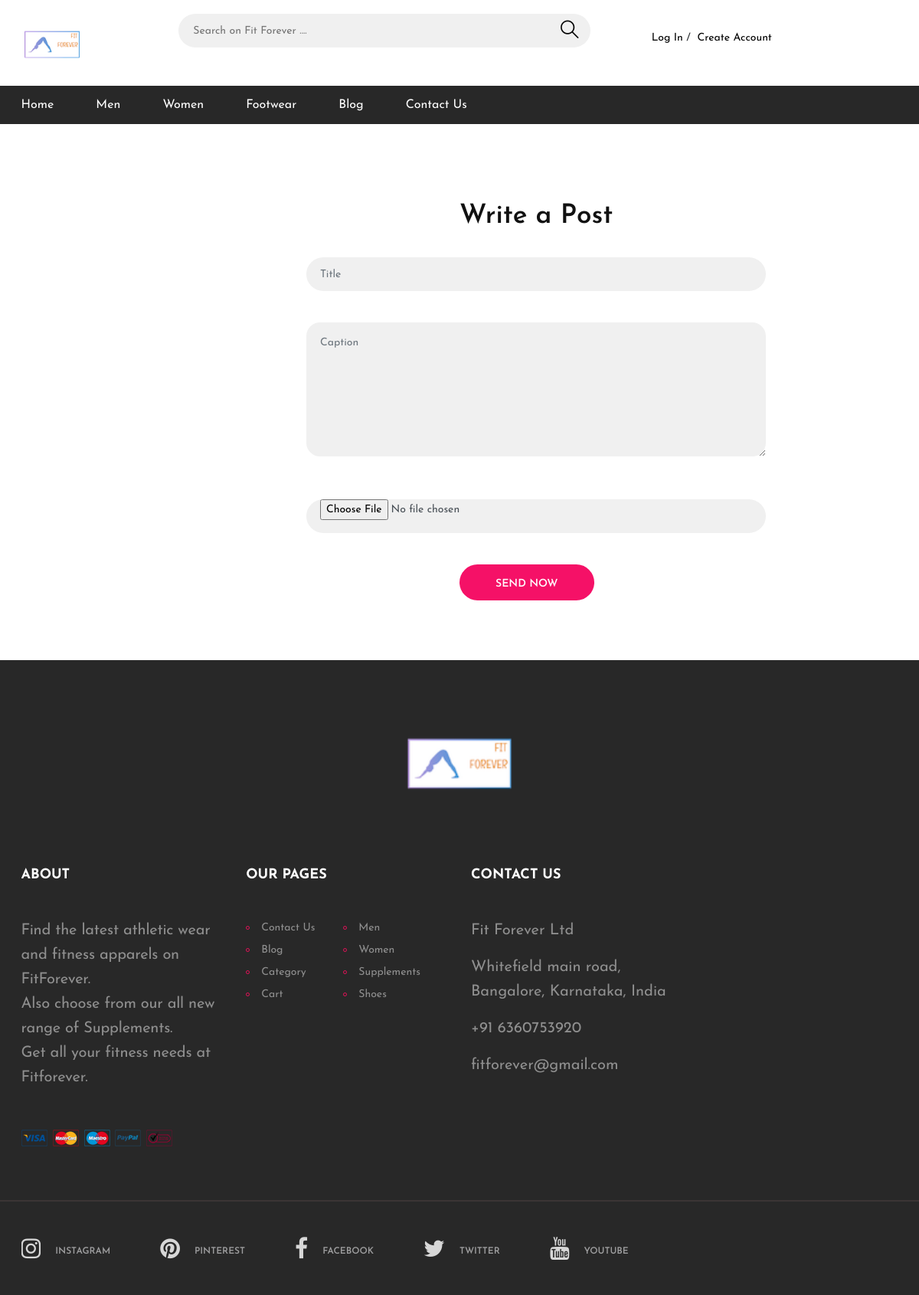
Page /write on the committed database.
### fitforever/models.py (models this page shows, shortened)
class Category(models.Model):
    category_id = models.AutoField(primary_key=True, blank=True)
    name = models.CharField(max_length=50)

### fitforever/views.py (the view)
# urls.py: path('write', views.write, name='write'),
def write(request):
    userInfo = Users.objects.filter(user_id=request.session.get('user_id')).first()
    cats = Category.objects.all()
    categories = []
    cart = Cart.objects.filter(user=userInfo)
    count = 0
    for cart in cart:
        count += 1
    for c in cats:
        sub = SubCategory.objects.filter(category=c.category_id)
        categories.append({'cat': c, 'sub': sub})
    if request.method == 'POST':
        title = request.POST['title']
        caption = request.POST['caption']
        image = request.POST['image']
        B = Blog(title=title,
                 caption=caption,
                 image=image,
                 user=userInfo)
        B.save()
        return redirect('blog')
    else:
        return render(request, 'write.html', {"categories": categories, "count": count})

### Templates/write.html (shortened to what this page needs)
<!DOCTYPE html>
<html lang="zxx">
<head>
	<link rel="stylesheet" href="static/Style/bootstrap.min.css"/>
	<link rel="stylesheet" href="/static/Style/font-awesome.min.css"/>
	<link rel="stylesheet" href="/static/Style/flaticon.css"/>
	<link rel="stylesheet" href="/static/Style/slicknav.min.css"/>
	<link rel="stylesheet" href="/static/Style/jquery-ui.min.css"/>
	<link rel="stylesheet" href="/static/Style/owl.carousel.min.css"/>
	<link rel="stylesheet" href="/static/Style/animate.css"/>
	<link rel="stylesheet" href="/static/Style/style.css"/>
</head>
<body>
	<header class="header-section">
		<div class="header-top">
			<div class="container">
				<div class="row">
					<div class="col-lg-2 text-center text-lg-left">
						<a href="{% url 'index' %}" class="site-logo">
							<img src="/static/Image/logo1.png" height="80" alt="">
						</a>
					</div>
					<div class="col-xl-6 col-lg-5">
						<form class="header-search-form" method="GET" action="search">
							<input type="text" placeholder="Search on Fit Forever ...." name="q" value="{{ request.GET.q }}">
							<button><i class="flaticon-search"></i></button>
						</form>
					</div>
					<div class="col-xl-4 col-lg-5">
						<div class="user-panel">
							<div class="up-item">
								{% if 'user_id' in request.session %}
								<a href="{% url 'account' %}"><i class="flaticon-profile"></i></a>
								<a href="{% url 'account' %}">Hello, <strong>{{request.session.last_name}}</strong></a>
								&nbsp
								<a href="{% url 'logout' %}">Logout</a>
								{% else %}
								<br>
								&nbsp;&nbsp;&nbsp;&nbsp;&nbsp;&nbsp;&nbsp;&nbsp;&nbsp;<a href="{% url 'login' %}">Log In</a>&nbsp;/&nbsp;
								<a href="{% url 'signup' %}">Create Account</a>
								{% endif %}
							</div>
						</div>
					</div>
				</div>
			</div>
		</div>
		<nav class="main-navbar">
			<div class="container">
				<ul class="main-menu">
					<li><a href="{% url 'index' %}">Home</a></li>
					{% for category in categories %}
						{% if category.sub|length != 0  %}
					<li><a href="{% url 'category' category.cat.category_id %}">{{category.cat.name}}</a>
					</li>
					{% else %}
					<li><a href="{% url 'category' category.cat.category_id %}">{{category.cat.name}}</a></li>
					{% endif %}
					{% endfor %}
					{% if 'user_id' in request.session %}
					<li><a href="{% url 'cart' %}">Your Cart</a></li>
					<li><a href="{% url 'blog' %}">Blog</a>
						<ul class="sub-menu">
							<li><a href="{% url 'blog' %}">Read Blogs</a></li>
							<li><a href="{% url 'write' %}">Write a Blog</a></li>
						</ul>
					</li>
					<li><a href="{% url 'contact' %}">Contact Us</a></li>
					{% else %}
					<li><a href="{% url 'blog' %}">Blog</a>
					</li>
					<li><a href="{% url 'contact' %}">Contact Us</a></li>
					{% endif %}
				</ul>
			</div>
		</nav>
	</header>
	<section class="hero-section">
			<div class="User-box">
            	<h1>Write a Post</h1>
        		<div class="form">
           			<form class="write-form" method="post" action="write">
						<br>
               			<div class="form-row">
				   			<div class="col">
      							<input type="text" class="form-control" placeholder="Title" name="title" >
    						</div>
			   			</div>
						<br>
               			<div class="form-row">
				   			<div class="col">
                        		<textarea class="form-control" placeholder="Caption" name="caption"></textarea>
                   			</div>
			   			</div>
						<br>
              			 <div class="form-row">
				   			<div class="col">
                        		<input type="file" class="form-control" placeholder="Image" name="image">
                  			 </div>
			  			 </div>
						<br>
						 <button type="submit" class="site-btn send">SEND NOW</button>
           			</form>
				<br>
      			</div>
			</div>
	</section>
	<section class="footer-section">
		<div class="container">
			<div class="footer-logo text-center">
				<a href="index.html"><img src="/static/Image/logo1.png" height="150" alt=""></a>
			</div>
			<div class="row">
				<div class="col-lg-3 col-sm-6">
					<div class="footer-widget about-widget">
						<h2>About</h2>
						<p>Find the latest athletic wear and fitness apparels on FitForever.<br> Also choose from our all new range of Supplements.<br> Get all your fitness needs at Fitforever. </p>
						<img src="/static/Image/cards.png" alt="">
					</div>
				</div>
				<div class="col-lg-3 col-sm-6">
					<div class="footer-widget about-widget">
						<h2>Our Pages</h2>
						<ul>
							<li><a href="{% url 'contact' %}">Contact Us</a></li>
							<li><a href="{% url 'blog' %}">Blog</a></li>
							<li><a href="#">Category</a></li>
							<li><a href="{% url 'cart' %}">Cart</a></li>
						</ul>
						<ul>
							<li><a href="#">Men</a></li>
							<li><a href="#">Women</a></li>
							<li><a href="#">Supplements</a></li>
							<li><a href="#">Shoes</a></li>
						</ul>
					</div>
				</div>
				<div class="col-lg-3 col-sm-6">
					<div class="footer-widget contact-widget">
						<h2>Contact Us</h2>
						<div class="con-info">
							<p>Fit Forever Ltd </p>
						</div>
						<div class="con-info">
							<p>Whitefield main road, Bangalore, Karnataka, India </p>
						</div>
						<div class="con-info">
							<p>+91 6360753920</p>
						</div>
						<div class="con-info">
							<p>fitforever@gmail.com</p>
						</div>
					</div>
				</div>
			</div>
		</div>
		<div class="social-links-warp">
			<div class="container">
				<div class="social-links">
					<a href="https://www.instagram.com/" class="instagram"><i class="fa fa-instagram"></i><span>instagram</span></a>
					<a href="https://in.pinterest.com/" class="pinterest"><i class="fa fa-pinterest"></i><span>pinterest</span></a>
					<a href="https://www.facebook.com/" class="facebook"><i class="fa fa-facebook"></i><span>facebook</span></a>
					<a href="https://twitter.com/" class="twitter"><i class="fa fa-twitter"></i><span>twitter</span></a>
					<a href="https://www.youtube.com/" class="youtube"><i class="fa fa-youtube"></i><span>youtube</span></a>
				</div>
</div>
		</div>
	</section>
  </body>
  </html>

### static/Style/style.css (style rules this page uses)
html, body { height: 100%; width: 100%; font-family: 'Josefin Sans', sans-serif; -webkit-font-smoothing: antialiased; font-smoothing: antialiased; }
h1, h2, h3, h4, h5, h6 { margin-left: 000px; color: #111111; font-weight: 600; }
h1 { font-size: 35px; margin-left: 600px; margin-top: 100px; }
h2 { font-size: 36px; }
p { font-size: 20px; color: #585858; line-height: 1.6; }
img { max-width: 100%; }
ul, ol { padding: 0; margin: 0; }
.site-btn { display: inline-block; border: none; font-size: 14px; font-weight: 600; min-width: 167px; padding: 18px 47px 14px; border-radius: 50px; text-transform: uppercase; background: #f51167; color: #fff; line-height: normal; cursor: pointer; text-align: center; }
.header-top { padding: 18px 0 14px; }
.site-logo { display: inline-block; }
.header-search-form { width: 100%; position: relative; padding: 0 10px; }
.header-search-form input { width: 100%; height: 44px; font-size: 14px; border-radius: 50px; border: none; padding: 0 19px; background: #f0f0f0; }
.header-search-form button { position: absolute; height: 100%; right: 18px; top: 0; font-size: 26px; color: #000; border: none; cursor: pointer; background-color: transparent; }
.user-panel .up-item { display: inline-block; font-size: 14px; }
.user-panel .up-item a { font-size: 14px; color: #000; }
.user-panel .up-item:first-child { margin-right: 29px; }
.main-navbar { background: #282828; }
.main-menu { list-style: none; }
.main-menu li { display: inline-block; position: relative; }
.main-menu li a { display: inline-block; font-size: 16px; color: #ffffff; margin-right: 50px; line-height: 1; padding: 17px 0; position: relative; }
.hero-section { padding-bottom: 54px; }
.footer-section { background: #282828; padding-top: 60px; }
.footer-logo { padding-bottom: 60px; }
.footer-widget { margin-bottom: 70px; overflow: hidden; }
.footer-widget h2 { font-size: 18px; font-weight: 700; text-transform: uppercase; color: #fff; margin-bottom: 45px; }
.footer-widget p { color: #8f8f8f; }
.footer-widget.about-widget p { margin-bottom: 50px; letter-spacing: -0.01em; }
.footer-widget ul { list-style: none; float: left; margin-right: 37px; }
.footer-widget ul:last-child { margin-right: 0; }
.footer-widget ul li a { display: inline-block; position: relative; padding-left: 20px; font-size: 14px; color: #8f8f8f; margin-bottom: 6px; }
.footer-widget ul li a:after { position: absolute; content: ""; width: 5px; height: 5px; left: 0; top: 8px; border: 1px solid #ec105a; border-radius: 50%; -webkit-transition: all 0.2s; -o-transition: all 0.2s; transition: all 0.2s; }
.social-links-warp { border-top: 2px solid #3b3535; padding: 46px 0; }
.social-links a { margin-right: 60px; display: inline-block; }
.social-links a:last-child { margin-right: 0; }
.social-links a i { font-size: 30px; color: #d7d7d7; float: left; margin-right: 19px; overflow: hidden; -webkit-transition: all 0.3s; -o-transition: all 0.3s; transition: all 0.3s; }
.social-links a span { display: inline-block; font-size: 12px; font-weight: 600; text-transform: uppercase; color: #9f9fa0; padding-top: 10px; -webkit-transition: all 0.3s; -o-transition: all 0.3s; transition: all 0.3s; }
.write-form input, .write-form textarea { width: 50%; height: 44px; border: none; padding: 0 18px; background: #f0f0f0; border-radius: 40px; margin-bottom: 17px; font-size: 14px; margin-left:400px; }
.write-form textarea { padding-top: 16px; border-radius: 18px; height: 175px; margin-bottom: 32px; width: 50%; }
@media (min-width: 1200px) { .container { max-width: 1175px; } }
.send { margin-left: 600px; }

### rows in the picture
Category: cat.name "Men"
Category: cat.name "Women"
Category: cat.name "Footwear"
